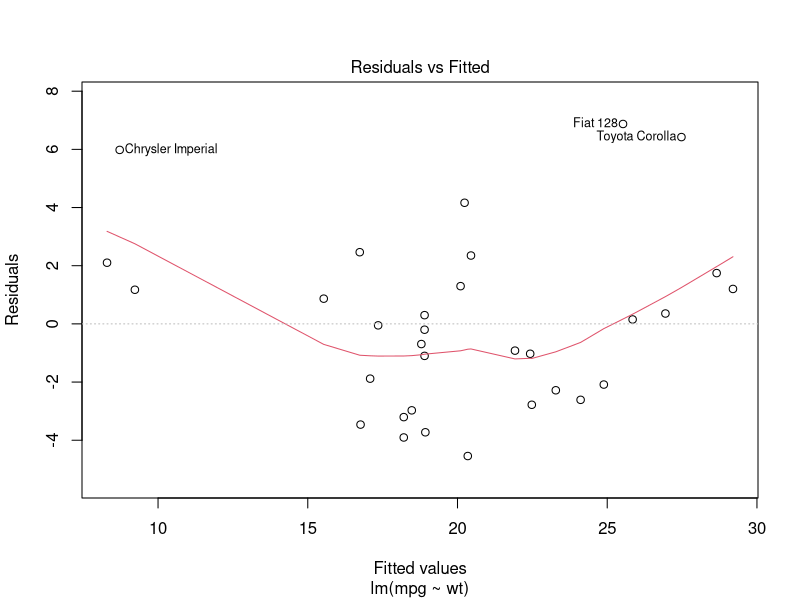
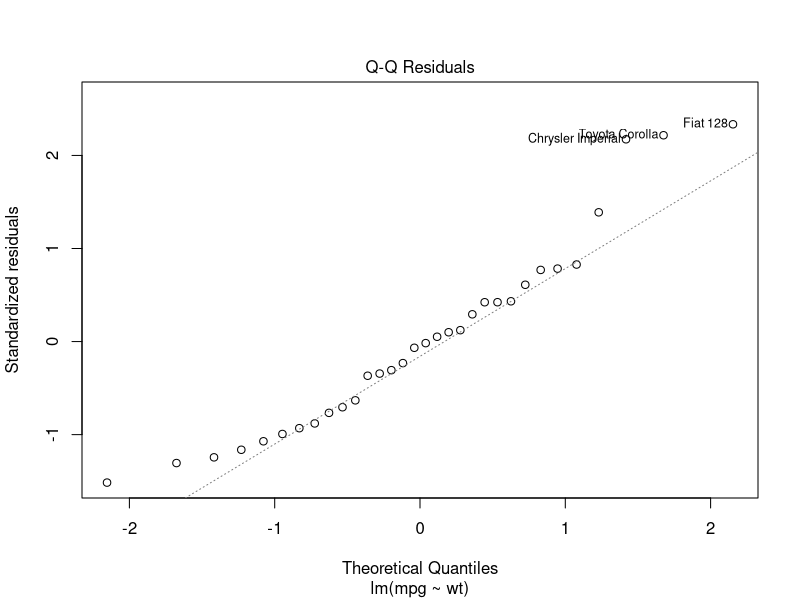
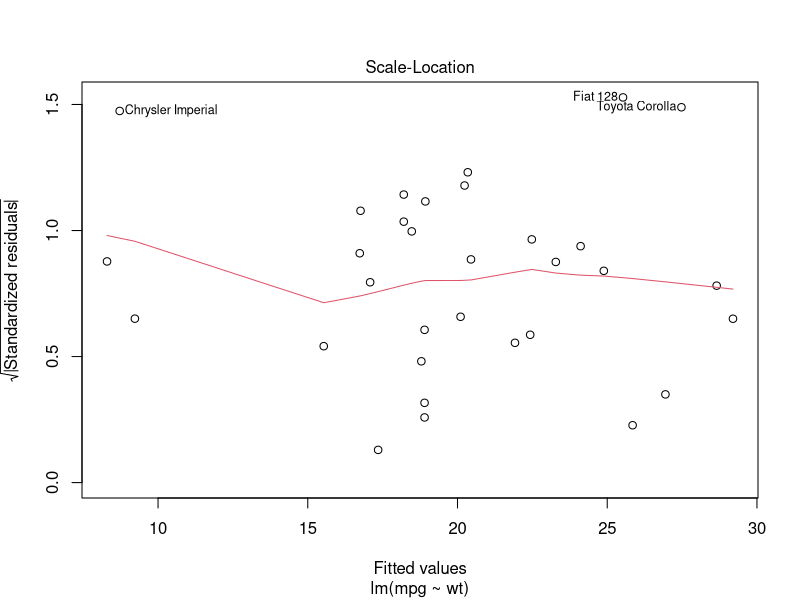
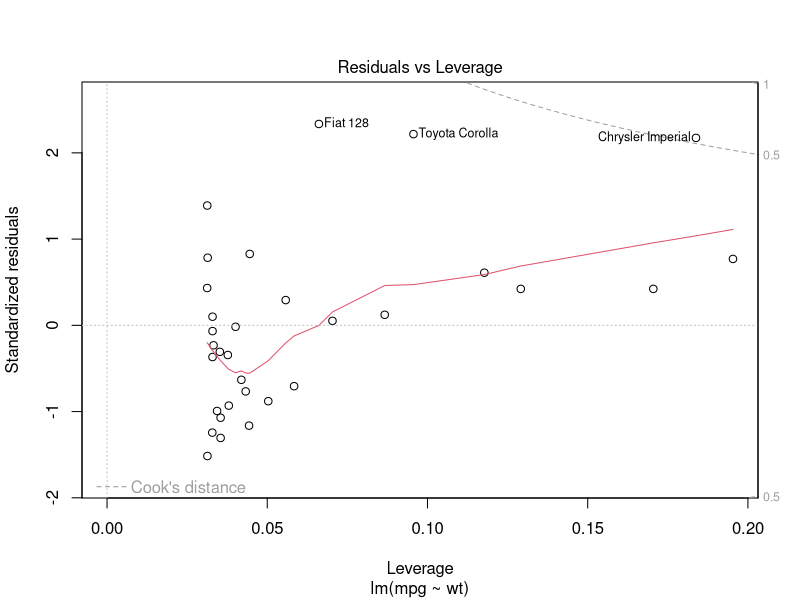

Reproduce these figures in R, in order.
#predict mpg based on the weight in mtcars
fit2 = lm(mpg ~ wt,data=mtcars)
fit2
(new2 = data.frame(wt=c(2,3)))
(p2=predict(fit2, newdata = new2))
cbind(new2, p2)
plot(fit2)